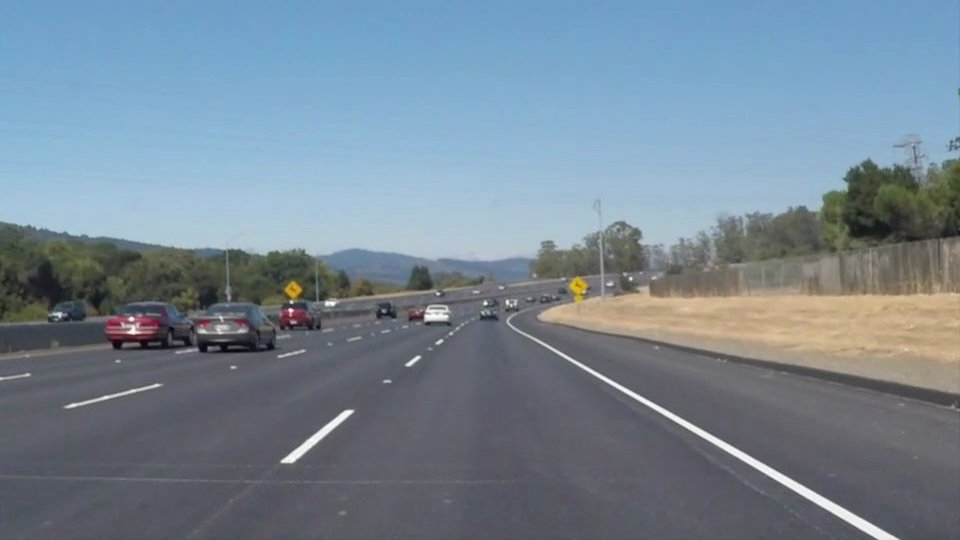
#> input picture Project 1/data/test_images/solidWhiteCurve.jpg, 960 x 540 px
$ python main.py
#> lines starting #> are read from the running program, lines starting #| are printed output that depends on the picture; after the words box and inside, x2 and y2 are one past the last pixel; in counts of white or black regions, pixels touching at a corner belong together
### Project 1/lane_detection.py
import numpy as np
import cv2
from Line import Line


def region_of_interest(img, vertices):
    """
    Applies an image mask.

    Only keeps the region of the image defined by the polygon
    formed from `vertices`. The rest of the image is set to black.
    """

    # defining a blank mask to start with
    mask = np.zeros_like(img)

    # defining a 3 channel or 1 channel color to fill the mask with depending on the input image
    if len(img.shape) > 2:
        channel_count = img.shape[2]  # i.e. 3 or 4 depending on your image
        ignore_mask_color = (255,) * channel_count
    else:
        ignore_mask_color = 255

    # filling pixels inside the polygon defined by "vertices" with the fill color
    cv2.fillPoly(mask, vertices, ignore_mask_color)

    # returning the image only where mask pixels are nonzero
    masked_image = cv2.bitwise_and(img, mask)

    return masked_image, mask


def hough_lines_detection(img, rho, theta, threshold, min_line_len, max_line_gap):
    """
    `img` should be the output of a Canny transform.
    """
    lines = cv2.HoughLinesP(img, rho, theta, threshold, np.array([]), minLineLength=min_line_len,
                            maxLineGap=max_line_gap)
    return lines


def weighted_img(img, initial_img, α=0.8, β=1., λ=0.):
    """
    Returns resulting blend image computed as follows:

    initial_img * α + img * β + λ
    """
    img = np.uint8(img)
    if len(img.shape) is 2:
        img = np.dstack((img, np.zeros_like(img), np.zeros_like(img)))

    return cv2.addWeighted(initial_img, α, img, β, λ)


def compute_lane_from_candidates(line_candidates, img_shape):
    """
    Compute lines that approximate the position of both road lanes.

    :param line_candidates: lines from hough transform
    :param img_shape: shape of image to which hough transform was applied
    :return: lines that approximate left and right lane position
    """

    # separate candidate lines according to their slope
    pos_lines = [l for l in line_candidates if l.slope > 0]
    neg_lines = [l for l in line_candidates if l.slope < 0]

    # interpolate biases and slopes to compute equation of line that approximates left lane
    # median is employed to filter outliers
    neg_bias = np.median([l.bias for l in neg_lines]).astype(int)
    neg_slope = np.median([l.slope for l in neg_lines])
    x1, y1 = 0, neg_bias
    x2, y2 = -np.int32(np.round(neg_bias / neg_slope)), 0
    left_lane = Line(x1, y1, x2, y2)

    # interpolate biases and slopes to compute equation of line that approximates right lane
    lane_right_bias = np.median([l.bias for l in pos_lines]).astype(int)
    lane_right_slope = np.median([l.slope for l in pos_lines])
    x1, y1 = 0, lane_right_bias
    x2, y2 = np.int32(np.round((img_shape[0] - lane_right_bias) / lane_right_slope)), img_shape[0]
    right_lane = Line(x1, y1, x2, y2)

    return left_lane, right_lane


def get_lane_lines(color_image, solid_lines=True):
    """
    This function take as input a color road frame and tries to infer the lane lines in the image.
    :param color_image: input frame
    :param solid_lines: if True, only selected lane lines are returned. If False, all candidate lines are returned.
    :return: list of (candidate) lane lines.
    """
    # resize to 960 x 540
    color_image = cv2.resize(color_image, (960, 540))

    # convert to grayscale
    img_gray = cv2.cvtColor(color_image, cv2.COLOR_BGR2GRAY)

    # perform gaussian blur
    img_blur = cv2.GaussianBlur(img_gray, (17, 17), 0)

    # perform edge detection
    img_edge = cv2.Canny(img_blur, threshold1=50, threshold2=80)

    # perform hough transform
    detected_lines = hough_lines_detection(img=img_edge,
                                           rho=2,
                                           theta=np.pi / 180,
                                           threshold=1,
                                           min_line_len=15,
                                           max_line_gap=5)

    # convert (x1, y1, x2, y2) tuples into Lines
    detected_lines = [Line(l[0][0], l[0][1], l[0][2], l[0][3]) for l in detected_lines]

    # if 'solid_lines' infer the two lane lines
    if solid_lines:
        candidate_lines = []
        for line in detected_lines:
                # consider only lines with slope between 30 and 60 degrees
                if 0.5 <= np.abs(line.slope) <= 2:
                    candidate_lines.append(line)
        # interpolate lines candidates to find both lanes
        lane_lines = compute_lane_from_candidates(candidate_lines, img_gray.shape)
    else:
        # if not solid_lines, just return the hough transform output
        lane_lines = detected_lines

    return lane_lines


def smoothen_over_time(lane_lines):
    """
    Smooth the lane line inference over a window of frames and returns the average lines.
    """

    avg_line_lt = np.zeros((len(lane_lines), 4))
    avg_line_rt = np.zeros((len(lane_lines), 4))

    for t in range(0, len(lane_lines)):
        avg_line_lt[t] += lane_lines[t][0].get_coords()
        avg_line_rt[t] += lane_lines[t][1].get_coords()

    return Line(*np.mean(avg_line_lt, axis=0)), Line(*np.mean(avg_line_rt, axis=0))


def color_frame_pipeline(frames, solid_lines=True, temporal_smoothing=True):
    """
    Entry point for lane detection pipeline. Takes as input a list of frames (RGB) and returns an image (RGB)
    with overlaid the inferred road lanes. Eventually, len(frames)==1 in the case of a single image.
    """
    is_videoclip = len(frames) > 0

    img_h, img_w = frames[0].shape[0], frames[0].shape[1]

    lane_lines = []
    for t in range(0, len(frames)):
        inferred_lanes = get_lane_lines(color_image=frames[t], solid_lines=solid_lines)
        lane_lines.append(inferred_lanes)

    if temporal_smoothing and solid_lines:
        lane_lines = smoothen_over_time(lane_lines)
    else:
        lane_lines = lane_lines[0]

    # prepare empty mask on which lines are drawn
    line_img = np.zeros(shape=(img_h, img_w))

    # draw lanes found
    for lane in lane_lines:
        lane.draw(line_img)

    # keep only region of interest by masking
    vertices = np.array([[(50, img_h),
                          (450, 310),
                          (490, 310),
                          (img_w - 50, img_h)]],
                        dtype=np.int32)
    img_masked, _ = region_of_interest(line_img, vertices)

    # make blend on color image
    img_color = frames[-1] if is_videoclip else frames[0]
    img_blend = weighted_img(img_masked, img_color, α=0.8, β=1., λ=0.)

    return img_blend

### Project 1/Line.py
import numpy as np
import cv2

#############
class Line:
    """
    A Line is defined from two points (x1, y1) and (x2, y2) as follows:
    y - y1 = (y2 - y1) / (x2 - x1) * (x - x1)
    Each line has its own slope and intercept (bias).
    """
    def __init__(self, x1, y1, x2, y2):

        self.x1 = np.float32(x1)
        self.y1 = np.float32(y1)
        self.x2 = np.float32(x2)
        self.y2 = np.float32(y2)

        self.slope = self.compute_slope()
        self.bias = self.compute_bias()

    def compute_slope(self):
        return (self.y2 - self.y1) / (self.x2 - self.x1 + np.finfo(float).eps)

    def compute_bias(self):
        return self.y1 - self.slope * self.x1

    def get_coords(self):
        return np.array([self.x1, self.y1, self.x2, self.y2])

    # [5 lines left out: function set_coords, not called in this run]

    def draw(self, img, color=[255, 0, 0], thickness=10):
        cv2.line(img, (self.x1, self.y1), (self.x2, self.y2), color, thickness)

### Project 1/main.py
import matplotlib.pyplot as plt
import cv2
import os
from os.path import join, basename
from collections import deque
from lane_detection import color_frame_pipeline


if __name__ == '__main__':

    resize_h, resize_w = 540, 960

    verbose = True
    if verbose:
        plt.ion()
        figManager = plt.get_current_fig_manager()
        figManager.window.showMaximized()

    # test on images
    test_images_dir = join('data', 'test_images')
    test_images = [join(test_images_dir, name) for name in os.listdir(test_images_dir)]

    for test_img in test_images:

        print('Processing image: {}'.format(test_img))

        out_path = join('out', 'images', basename(test_img))
        in_image = cv2.cvtColor(cv2.imread(test_img, cv2.IMREAD_COLOR), cv2.COLOR_BGR2RGB)
        out_image = color_frame_pipeline([in_image], solid_lines=True)
#> in color_frame_pipeline, `is_videoclip = len(frames) > 0`: is_videoclip = True
#> the loop in color_frame_pipeline, `for t in range(0, len(frames)):` made 1 pass
#> pass 1, in get_lane_lines, `img_gray = cv2.cvtColor(color_image, cv2.COLOR_BGR2GRAY)`:
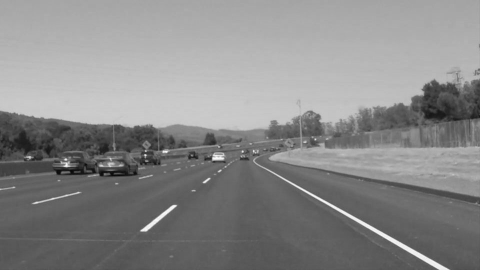
#> img_gray: shape (540, 960) (shown at 1/2 size); min 3, max 255, mean 136.7
#> pass 1, in get_lane_lines, `img_edge = cv2.Canny(img_blur, threshold1=50, threshold2=80)`:
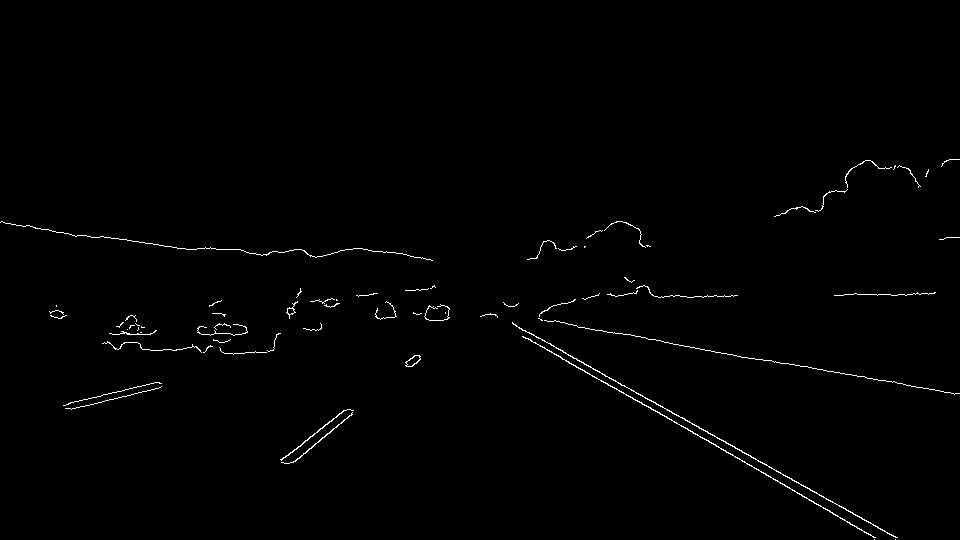
#> img_edge: shape (540, 960); 0.8% white in thin lines or dots, all inside (x1, y1, x2, y2) = (0, 159, 960, 540)
#> after the loop in color_frame_pipeline, `for t in range(0, len(frames)):`: lane_lines = 1 item
#> in smoothen_over_time, `avg_line_lt = np.zeros((len(lane_lines), 4))`: avg_line_lt = [[0, 0, 0, 0]]
#> the loop in smoothen_over_time, `for t in range(0, len(lane_lines)):` made 1 pass
#> after the loop in smoothen_over_time, `for t in range(0, len(lane_lines)):`: avg_line_lt = [[0, 677, 870, 0]]; avg_line_rt = [[0, 48, 914, 540]]
#> the loop in color_frame_pipeline, `for lane in lane_lines:` made 2 passes
#> after the loop in color_frame_pipeline, `for lane in lane_lines:`:
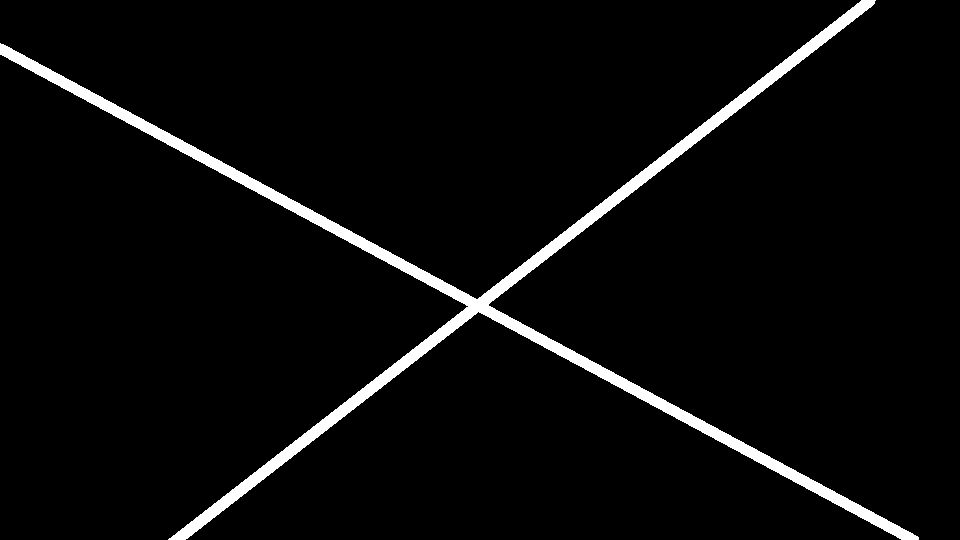
#> line_img: shape (540, 960) float64; 4% white; 1 white region, box (x1, y1, x2, y2) and area: (0, 0, 919, 540) 20827
#> in region_of_interest, `cv2.fillPoly(mask, vertices, ignore_mask_color)`:
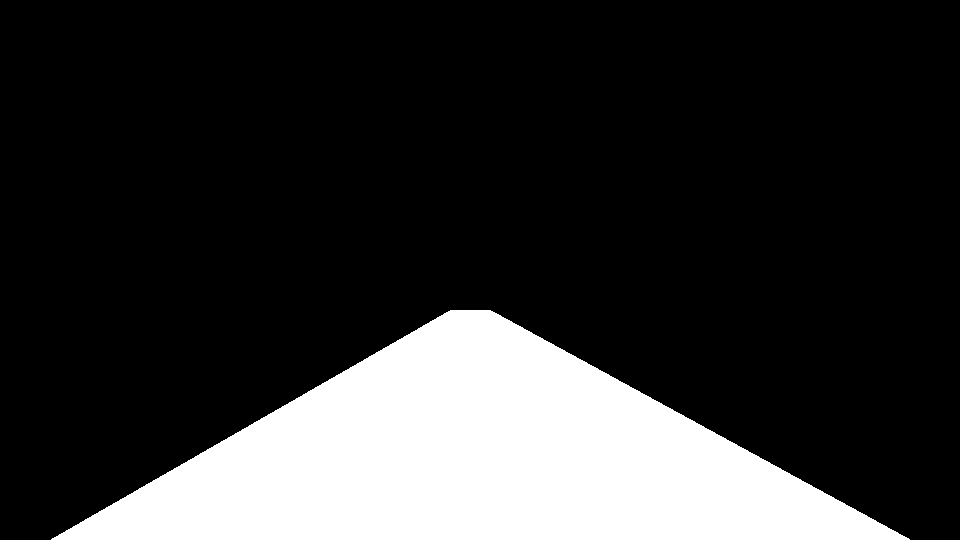
#> mask: shape (540, 960) float64; 20% white; 1 white region, box (x1, y1, x2, y2) and area: (51, 310, 910, 540) 103680
#> in weighted_img, `return cv2.addWeighted(initial_img, α, img, β, λ)`:
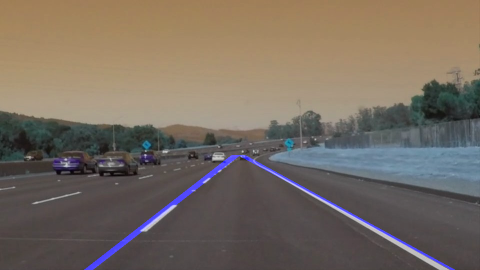
#> returned value: shape (540, 960, 3) (shown at 1/2 size); mean of channels 0, 1, 2 97, 107.6, 118.5; drawn as B, G, R
        cv2.imwrite(out_path, cv2.cvtColor(out_image, cv2.COLOR_RGB2BGR))
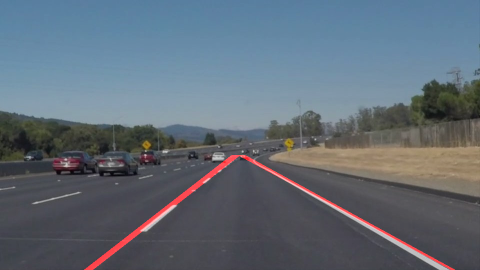
#> saved as solidWhiteCurve.jpg: shape (540, 960, 3) (shown at 1/2 size); mean B, G, R 118.5, 107.6, 97
        if verbose:
            plt.imshow(out_image)
            plt.waitforbuttonpress()
#> pass 2 of the loop `for test_img in test_images:`:
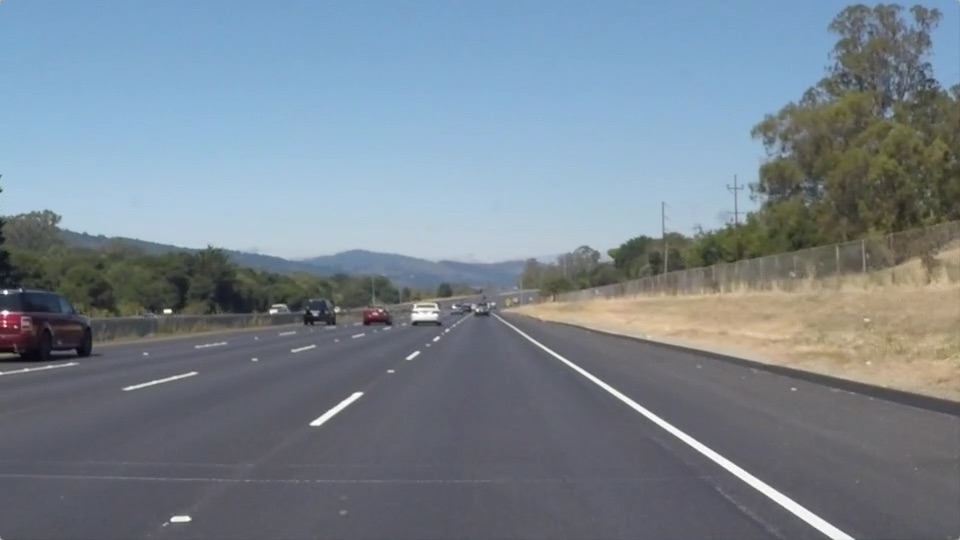
#> input picture Project 1/data/test_images/solidWhiteRight.jpg, 960 x 540 px
#> the loop in color_frame_pipeline (call 2), `for t in range(0, len(frames)):` made 1 pass
#> pass 1, in get_lane_lines (call 2), `img_edge = cv2.Canny(img_blur, threshold1=50, threshold2=80)`:
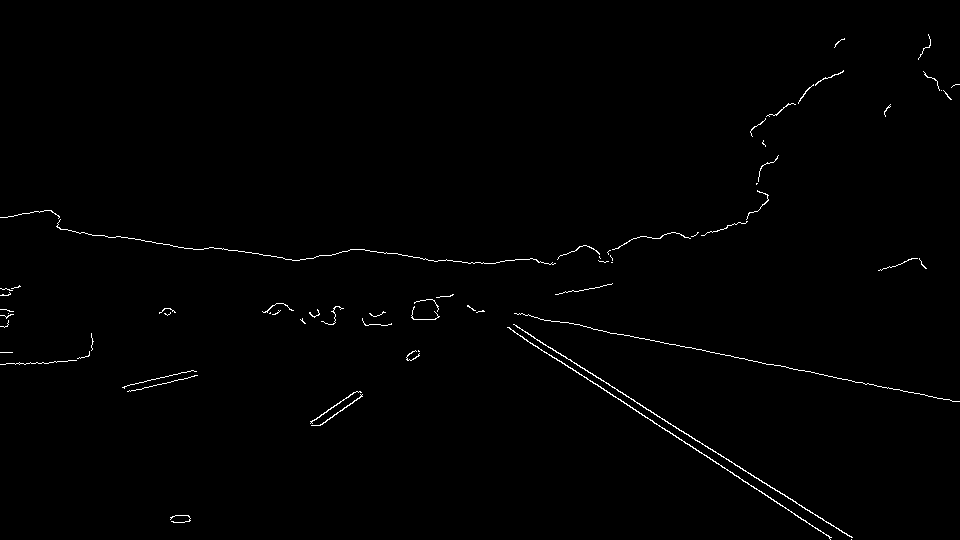
#> img_edge: shape (540, 960); 0.73% white in thin lines or dots
#> the loop in smoothen_over_time (call 2), `for t in range(0, len(lane_lines)):` made 1 pass
#> the loop in color_frame_pipeline (call 2), `for lane in lane_lines:` made 2 passes
#> `cv2.imwrite(out_path, cv2.cvtColor(out_image, cv2.COLOR_RGB2BGR))`:
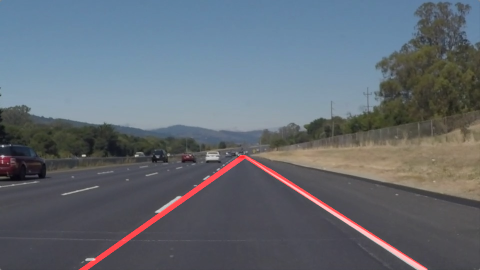
#> saved as solidWhiteRight.jpg: shape (540, 960, 3) (shown at 1/2 size); mean B, G, R 114.9, 106.1, 98.6
#> pass 3 of the loop `for test_img in test_images:`:
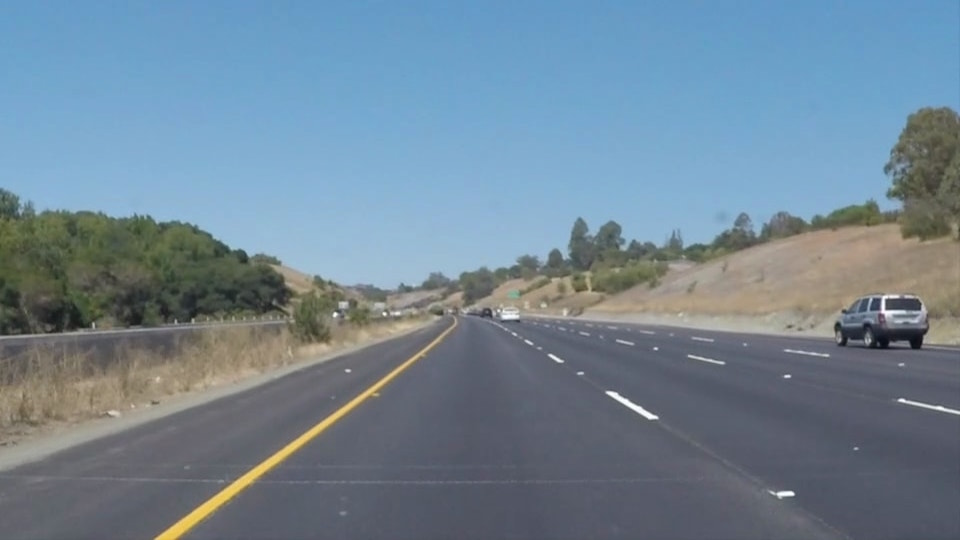
#> input picture Project 1/data/test_images/solidYellowCurve.jpg, 960 x 540 px
#> the loop in color_frame_pipeline (call 3), `for t in range(0, len(frames)):` made 1 pass
#> pass 1, in get_lane_lines (call 3), `img_edge = cv2.Canny(img_blur, threshold1=50, threshold2=80)`:
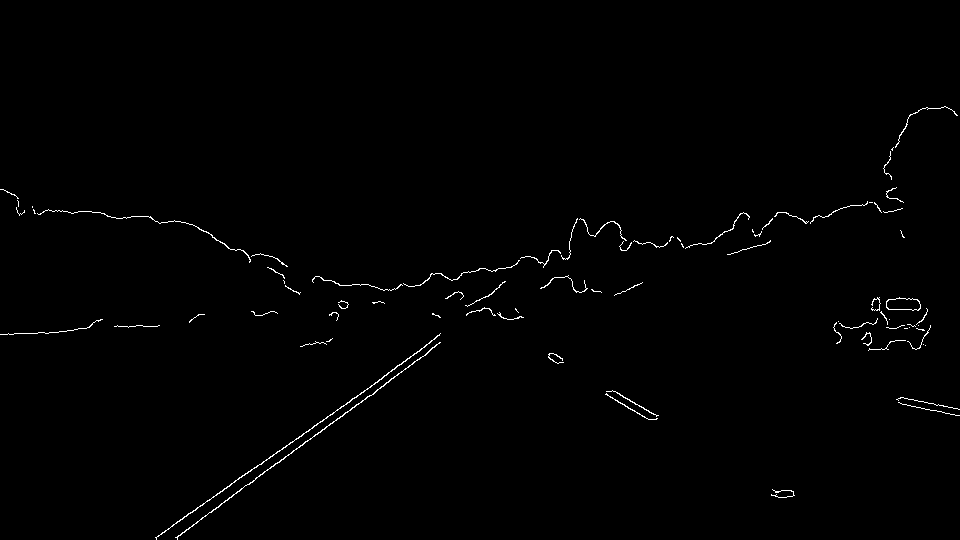
#> img_edge: shape (540, 960); 0.73% white in thin lines or dots, all inside (x1, y1, x2, y2) = (0, 106, 960, 540)
#> `cv2.imwrite(out_path, cv2.cvtColor(out_image, cv2.COLOR_RGB2BGR))`:
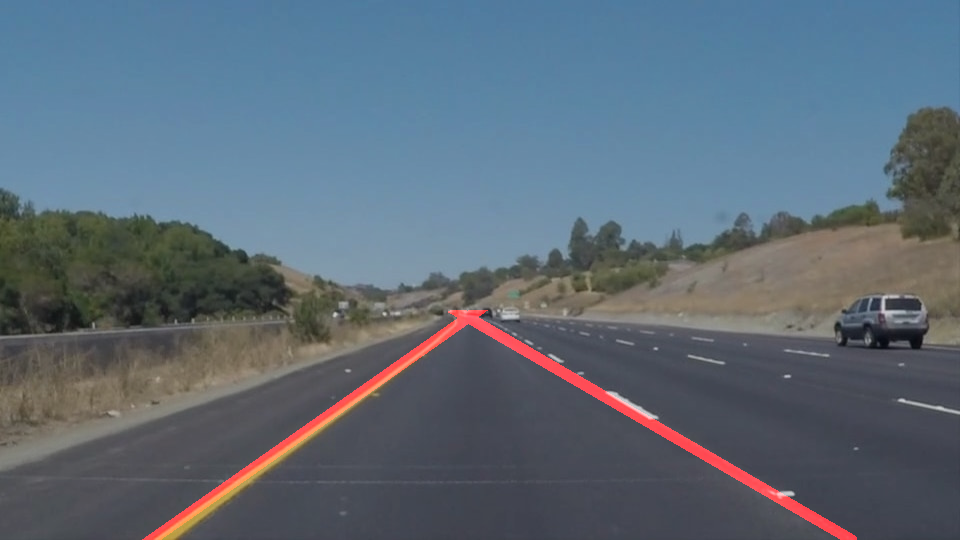
#> saved as solidYellowCurve.jpg: shape (540, 960, 3); mean B, G, R 119.2, 106.7, 93.2
#> the loop made 4 passes; the first 3 are shown
    plt.close('all')
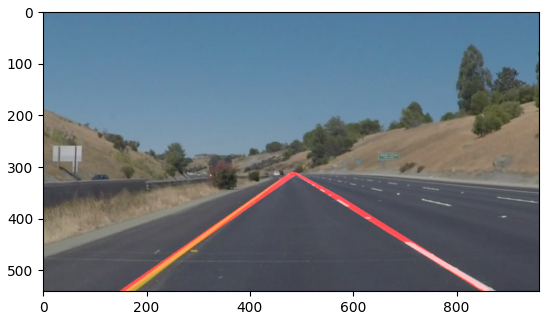
#> figure drawn by matplotlib, 1 panel

    test_videos_dir = join('data', 'test_videos')
#> (the run stopped early here; a loop or call above may not have finished)
